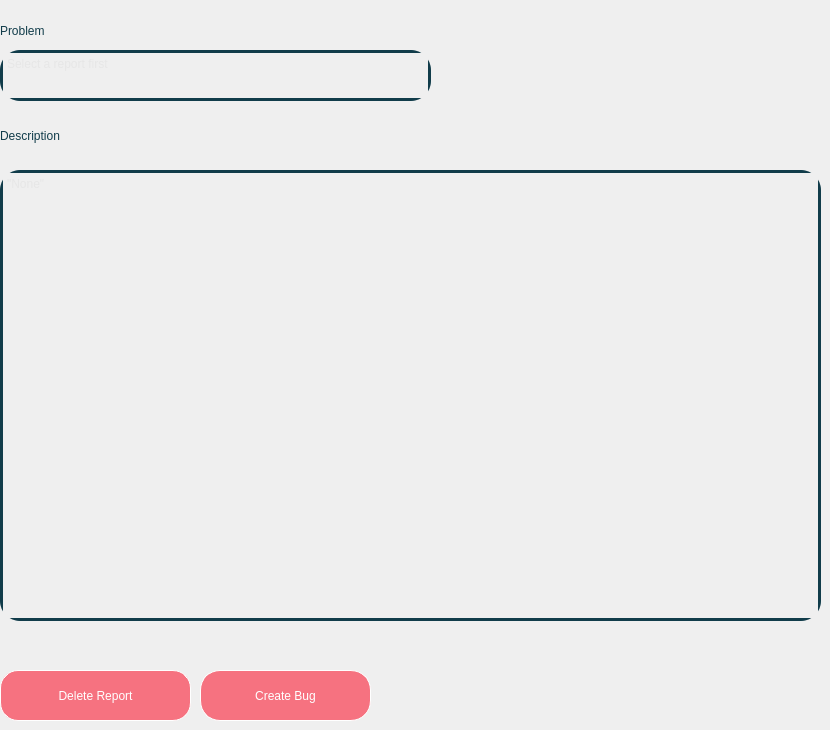
           <widget class="QWidget" name="test_page_2">
            <widget class="QLabel" name="label_5">
             <property name="geometry">
              <rect>
               <x>0</x>
               <y>10</y>
               <width>191</width>
               <height>41</height>
              </rect>
             </property>
             <property name="styleSheet">
              <string notr="true">font: 500 italic 30pt &quot;Ubuntu&quot;;
color: rgb(17, 60, 74);</string>
             </property>
             <property name="text">
              <string>Problem</string>
             </property>
            </widget>
            <widget class="QPushButton" name="create_bug_button">
             <property name="geometry">
              <rect>
               <x>200</x>
               <y>670</y>
               <width>171</width>
               <height>51</height>
              </rect>
             </property>
             <property name="sizePolicy">
              <sizepolicy hsizetype="Fixed" vsizetype="Fixed">
               <horstretch>0</horstretch>
               <verstretch>0</verstretch>
              </sizepolicy>
             </property>
             <property name="styleSheet">
              <string notr="true">background-color: rgb(246, 114, 128);
border-style: outset;
border-width: 1px;
border-radius: 20px;
border-color: white;
padding: 2px;
font: 700 20pt &quot;Ubuntu&quot;;
color : white;</string>
             </property>
             <property name="text">
              <string>Create Bug</string>
             </property>
            </widget>
            <widget class="QPlainTextEdit" name="report_description_box">
             <property name="enabled">
              <bool>false</bool>
             </property>
             <property name="geometry">
              <rect>
               <x>0</x>
               <y>170</y>
               <width>821</width>
               <height>451</height>
              </rect>
             </property>
             <property name="styleSheet">
              <string notr="true">border:3px solid rgb(17, 60, 74);
border-radius:20px;
font: 500 italic 20pt &quot;Ubuntu&quot;;
color: rgb(221, 221, 221);</string>
             </property>
             <property name="placeholderText">
              <string>&quot;None&quot;</string>
             </property>
            </widget>
            <widget class="QLabel" name="label_6">
             <property name="geometry">
              <rect>
               <x>0</x>
               <y>110</y>
               <width>221</width>
               <height>51</height>
              </rect>
             </property>
             <property name="styleSheet">
              <string notr="true">font: 500 italic 30pt &quot;Ubuntu&quot;;
color:rgb(17, 60, 74);</string>
             </property>
             <property name="text">
              <string>Description</string>
             </property>
            </widget>
            <widget class="QPlainTextEdit" name="report_title_box">
             <property name="enabled">
              <bool>false</bool>
             </property>
             <property name="geometry">
              <rect>
               <x>0</x>
               <y>50</y>
               <width>431</width>
               <height>51</height>
              </rect>
             </property>
             <property name="styleSheet">
              <string notr="true">border:3px solid rgb(17, 60, 74);
border-radius:20px;
font: 500 italic 20pt &quot;Ubuntu&quot;;
color: rgb(221, 221, 221);</string>
             </property>
             <property name="placeholderText">
              <string>Select a report first</string>
             </property>
            </widget>
            <widget class="QPushButton" name="delete_report_button">
             <property name="geometry">
              <rect>
               <x>0</x>
               <y>670</y>
               <width>191</width>
               <height>51</height>
              </rect>
             </property>
             <property name="sizePolicy">
              <sizepolicy hsizetype="Fixed" vsizetype="Fixed">
               <horstretch>0</horstretch>
               <verstretch>0</verstretch>
              </sizepolicy>
             </property>
             <property name="styleSheet">
              <string notr="true">background-color: rgb(246, 114, 128);
border-style: outset;
border-width: 1px;
border-radius: 18px;
border-color: white;
padding: 2px;
font: 700 20pt &quot;Ubuntu&quot;;
color : white;</string>
             </property>
             <property name="text">
              <string>Delete Report</string>
             </property>
            </widget>
           </widget>
